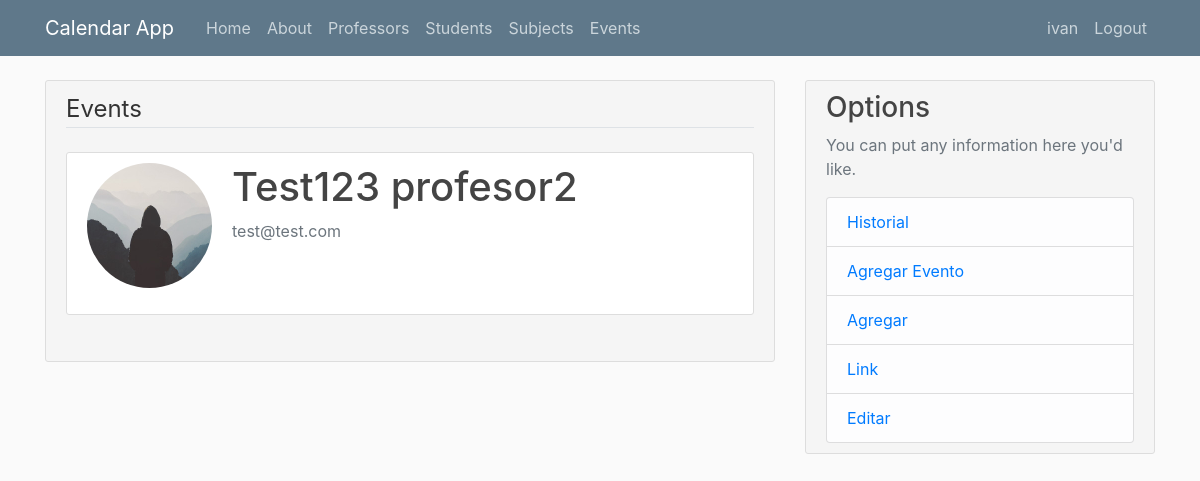
/student?id=3 (signed in), run on an earlier commit of the app's database.
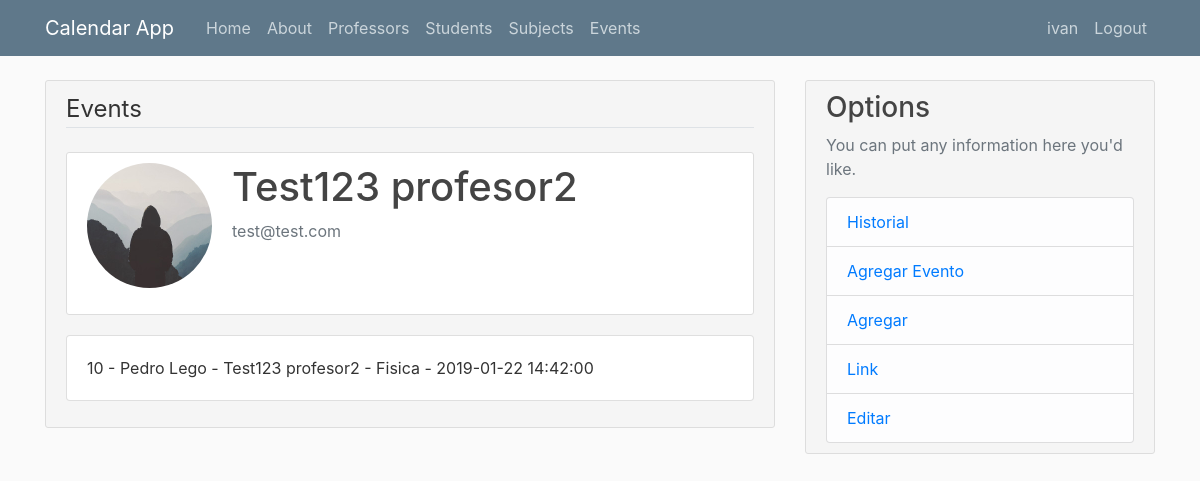
And on a later commit of the database.
### flaskcalendar/models.py (models this page shows, shortened)
class Event(db.Model):
    id = db.Column(db.Integer, primary_key=True)
    professor_id = db.Column(db.Integer, db.ForeignKey('professor.id'), nullable=False)
    student_id = db.Column(db.Integer, db.ForeignKey('student.id'), nullable=False)
    subject_id = db.Column(db.Integer, db.ForeignKey('subject.id'), nullable=False)
    author_id =  db.Column(db.Integer, db.ForeignKey('user.id'), nullable=False)
    status = db.Column(db.Boolean, nullable=False,  default=True)
    time = db.Column(db.DateTime, nullable=False, default=datetime.utcnow)

class Professor(db.Model):
    id = db.Column(db.Integer, primary_key=True)
    name = db.Column(db.String(100), nullable=False)
    last_name = db.Column(db.String(100), nullable=False)
    email = db.Column(db.String(120), unique=True, nullable=True)
    phone = db.Column(db.Integer)
    events = db.relationship('Event', backref='professor', lazy=True, cascade="all, delete-orphan")
    subjects = db.relationship('ProfessorSubjects', backref='professor', lazy=True, cascade="all, delete-orphan")
    author_id =  db.Column(db.Integer, db.ForeignKey('user.id'), nullable=False)
    def fullName(self):
        return f"{self.name} {self.last_name}"

class Student(db.Model):
    id = db.Column(db.Integer, primary_key=True)
    name = db.Column(db.String(100), nullable=False)
    last_name = db.Column(db.String(100), nullable=False)
    email = db.Column(db.String(120), nullable=True)
    phone = db.Column(db.Integer, nullable=True)
    events = db.relationship('Event', backref='student', lazy=True, cascade="all, delete-orphan")
    author_id =  db.Column(db.Integer, db.ForeignKey('user.id'), nullable=False)
    def fullName(self):
        return f"{self.name} {self.last_name}"

class Subject(db.Model):
    id = db.Column(db.Integer, primary_key=True)
    subject = db.Column(db.String(100), nullable=False)
    events = db.relationship('Event', backref='subject', lazy=True, cascade="all, delete-orphan")
    professors = db.relationship('ProfessorSubjects', backref='subject', lazy=True, cascade="all, delete-orphan")
    author_id =  db.Column(db.Integer, db.ForeignKey('user.id'), nullable=False)

### flaskcalendar/students/routes.py (the view)
@studentsAPP.route("/student")
def student():
    if request.method == 'GET' and request.args.get('id'):
        student_id = int(request.args.get('id'))
        instance = Student.query.filter_by(id=student_id, author_id=current_user.id).first()
        if isAuthor(instance):
            return render_template('students/student.html',title=f'{instance.fullName()} Events',instance=instance)
    return redirect(url_for('students.students'))

### flaskcalendar/models.py (called while the page is built)
@login_manager.user_loader
def load_user(user_id):
    return User.query.get(int(user_id))

### flaskcalendar/users/utils.py (called while the page is built)
def isAuthor(instance,current_user=current_user):
    if instance and instance.author_id == current_user.id:
        return True
    else:
        return False

### flaskcalendar/templates/students/student.html (shortened to what this page needs)
{% extends "layout.html" %}
{% block content %}
<div class="content-section">
    <fieldset class="form-group">
        <legend class='border-bottom mb-4'>{{ fullName }} Events</legend>
        <fieldset>
                <div class="content-section" style="background-color:white">
                    <div class="media">
                    <img class="rounded-circle account-img" src="{{  url_for('static',filename='pics/default.jpg') }}">
                    <div class="media-body">
                        <h2 class="account-heading">{{ instance.fullName() }}</h2>
                        <p class="text-secondary">{{ instance.email }}</p>
                    </div>
                </div>
            </fieldset>
            {% for event in instance.events %}
            <div class="card">
                <div class="card-body">
                    {{ event.id }} - {{ event.professor.fullName() }} - {{ event.student.fullName() }} - {{ event.subject.subject }} - {{ event.time }}
                </div>
            </div>
            {% endfor %}
    </fieldset>
</div>
{% endblock content %}

What changed in the data, as far as the page shows it:
added Event: id "10", professor.fullName "Pedro Lego", student.fullName "Test123 profesor2", subject.subject "Fisica", time "2019-01-22 14:42:00"
